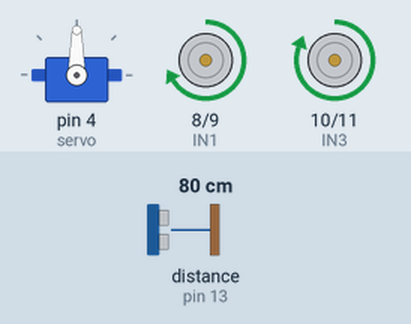
Bench run of a sketch on a simulated Arduino Uno, built with avr-gcc and run on an emulated ATmega328P. Parts: servo, motor-driver pin pairs drawn as motors (green arrow = first pin HIGH = forward, orange = second pin HIGH = backward, longer = more drive, scaled by the enable pin). Wiring (inferred from the names in the program): ultrasonic range finder: trigger pin 12; echo pin 13. The test bench sets the inputs (shaded band); at power-on: distance to the obstacle (sensor on pin 13) 80 cm. The echo pulse lasts 58.3 µs per cm.

Above: at 2.2 s.
2.3 s: distance to the obstacle (sensor on pin 13) set to 22 cm
3.8 s: distance to the obstacle (sensor on pin 13) set to 18 cm
At 5.8 s:
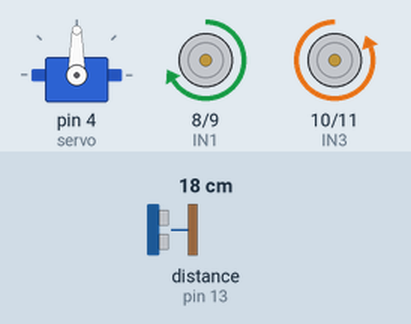
6.8 s: distance to the obstacle (sensor on pin 13) set to 2 cm
9.8 s: distance to the obstacle (sensor on pin 13) set to 35 cm
At 11.1 s:
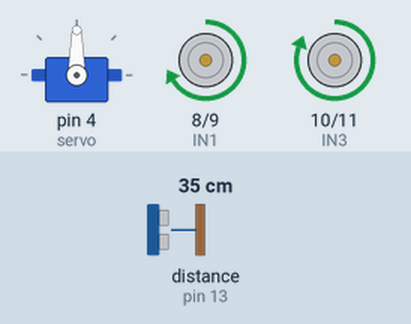
11.6 s: distance to the obstacle (sensor on pin 13) set to 4 cm
At 12.16 s:
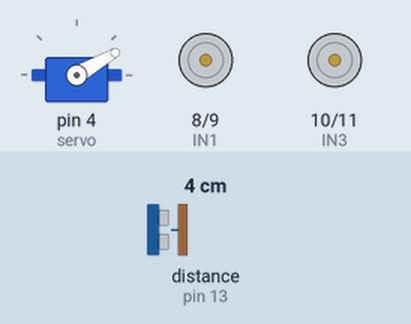
Timing chart, 0 to 15.6 s (numbered marks = the images above; inputs shaded):
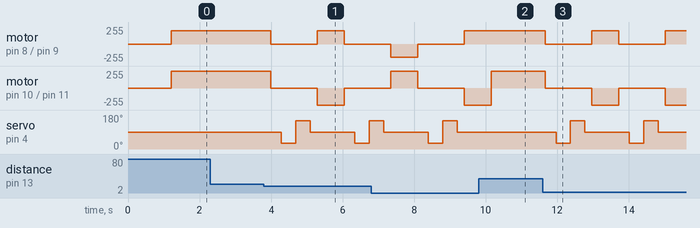

The sketch:

Obstacle_Car.ino
```cpp
#include <Servo.h>
Servo servo;
#define trigPin 12
#define echoPin 13

// Motor driver pins
#define ENA 3
#define IN1 8
#define IN2 9
#define ENB 2
#define IN3 10
#define IN4 11

long duration;
int distance;
int getDistance() {
  digitalWrite(trigPin, LOW);
  delayMicroseconds(2);
  digitalWrite(trigPin, HIGH);
  delayMicroseconds(10);
  digitalWrite(trigPin, LOW);
  duration = pulseIn(echoPin, HIGH);
  distance = duration * 0.034 / 2;  // Convert to cm
  return distance;
}

void moveForward()
{
  digitalWrite(IN1, HIGH);
  digitalWrite(IN2, LOW);
  digitalWrite(IN3, HIGH);
  digitalWrite(IN4, LOW);
}

void moveBackward()
{
  digitalWrite(IN1, LOW);
  digitalWrite(IN2, HIGH);
  digitalWrite(IN3, LOW);
  digitalWrite(IN4, HIGH);
}

void turnLeft()
{
  digitalWrite(IN1, LOW);
  digitalWrite(IN2, HIGH);
  digitalWrite(IN3, HIGH);
  digitalWrite(IN4, LOW);
}

void turnRight()
{
  digitalWrite(IN1, HIGH);
  digitalWrite(IN2, LOW);
  digitalWrite(IN3, LOW);
  digitalWrite(IN4, HIGH);
}

void stopCar()
{
  digitalWrite(IN1, LOW);
  digitalWrite(IN2, LOW);
  digitalWrite(IN3, LOW);
  digitalWrite(IN4, LOW);
}

void setup()
{
  Serial.begin(9600);
  pinMode(trigPin, OUTPUT);
  pinMode(echoPin, INPUT);
  pinMode(ENA, OUTPUT);
  pinMode(ENB, OUTPUT);
  pinMode(IN1, OUTPUT);
  pinMode(IN2, OUTPUT);
  pinMode(IN3, OUTPUT);
  pinMode(IN4, OUTPUT);
  analogWrite(ENA, 200); // Speed control
  analogWrite(ENB, 200);
  servo.attach(4);
  servo.write(90); // Face forward
  delay(1000);
}

void loop()
{
  servo.write(90);
  delay(200);
  int distanceCenter = getDistance();

  if (distanceCenter < 20) {  // Obstacle detected
    stopCar();
    delay(300);
    servo.write(30);  // Look left
    delay(400);
    int distanceLeft = getDistance();

    servo.write(150); // Look right
    delay(400);
    int distanceRight = getDistance();

    servo.write(90);
    delay(200);

    if (distanceLeft > distanceRight) {
      turnLeft();
      delay(500);
    } else {
      turnRight();
      delay(500);
    }
  }
  else
  {
    moveForward();
  }

  delay(50);
}
```

Measured:
- the behaviour switches between 21 and 20 cm on distance to the obstacle (sensor on pin 13) (found by bisection; images 0 and 1)
- after the input at 2.3 s, every drawn part: stays the same
- after the input at 3.8 s, motor on pin 8 (IN1) / pin 9 (IN2): forward 200/255 → stopped after 0.19 s, → forward 200/255 1.3 s later, → stopped 0.75 s later; motor on pin 10 (IN3) / pin 11 (IN4): forward 255/255 → stopped after 0.19 s, → backward 255/255 1.3 s later, → stopped 0.75 s later
- after the input at 9.8 s, motor on pin 8 (IN1) / pin 9 (IN2): stays forward 200/255 (without the input it goes to stopped after 0.35 s); servo on pin 4 (servo): stays 90° (without the input it goes to 30° after 0.65 s)
- after the input at 11.6 s, motor on pin 8 (IN1) / pin 9 (IN2): alternates forward 200/255 for 0.75 s and stopped for 1.3 s, starting after 0.07 s; motor on pin 10 (IN3) / pin 11 (IN4): alternates backward 255/255 for 0.75 s and stopped for 1.3 s, starting after 0.07 s
